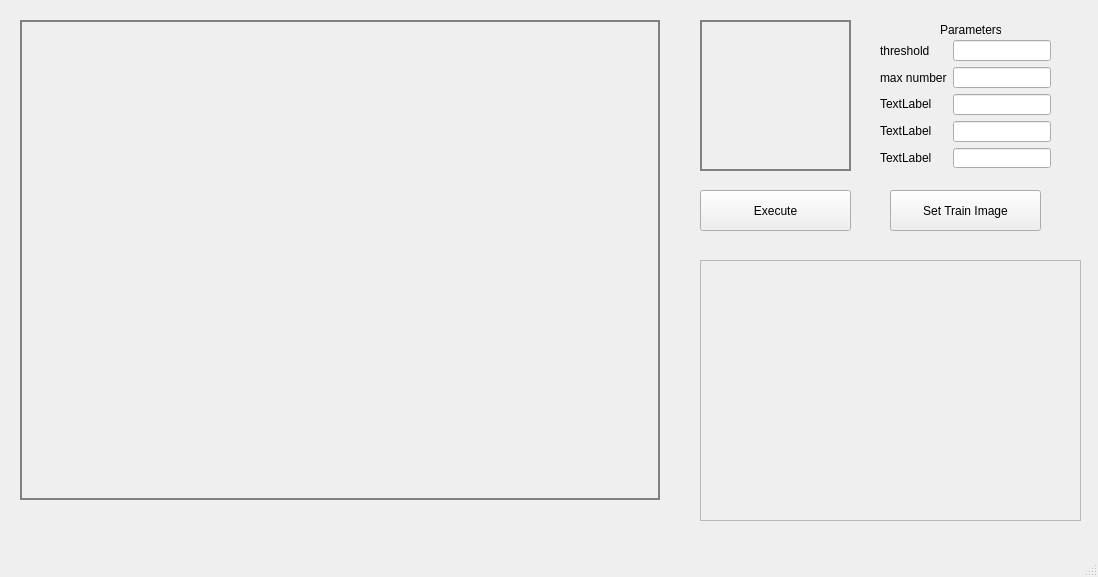
<?xml version="1.0" encoding="UTF-8"?>
<ui version="4.0">
 <class>MainWindow</class>
 <widget class="QMainWindow" name="MainWindow">
  <property name="geometry">
   <rect>
    <x>0</x>
    <y>0</y>
    <width>1098</width>
    <height>577</height>
   </rect>
  </property>
  <property name="windowTitle">
   <string>MainWindow</string>
  </property>
  <widget class="QWidget" name="centralwidget">
   <widget class="QLabel" name="image_label">
    <property name="geometry">
     <rect>
      <x>20</x>
      <y>20</y>
      <width>640</width>
      <height>480</height>
     </rect>
    </property>
    <property name="styleSheet">
     <string notr="true">QLabel
{
	border-width: 2px;
	border-style: solid;
	border-color:gray;
}</string>
    </property>
    <property name="text">
     <string/>
    </property>
   </widget>
   <widget class="QLabel" name="train_image_label">
    <property name="geometry">
     <rect>
      <x>700</x>
      <y>20</y>
      <width>151</width>
      <height>151</height>
     </rect>
    </property>
    <property name="styleSheet">
     <string notr="true">QLabel
{
	border-width: 2px;
	border-style: solid;
	border-color:gray;
}</string>
    </property>
    <property name="text">
     <string/>
    </property>
   </widget>
   <widget class="QPushButton" name="execute_button">
    <property name="geometry">
     <rect>
      <x>700</x>
      <y>190</y>
      <width>151</width>
      <height>41</height>
     </rect>
    </property>
    <property name="text">
     <string>Execute</string>
    </property>
   </widget>
   <widget class="QScrollArea" name="scrollArea">
    <property name="geometry">
     <rect>
      <x>700</x>
      <y>260</y>
      <width>381</width>
      <height>261</height>
     </rect>
    </property>
    <property name="widgetResizable">
     <bool>true</bool>
    </property>
    <widget class="QWidget" name="scrollAreaWidgetContents">
     <property name="geometry">
      <rect>
       <x>0</x>
       <y>0</y>
       <width>379</width>
       <height>259</height>
      </rect>
     </property>
    </widget>
   </widget>
   <widget class="QLabel" name="label">
    <property name="geometry">
     <rect>
      <x>940</x>
      <y>20</y>
      <width>61</width>
      <height>20</height>
     </rect>
    </property>
    <property name="text">
     <string>Parameters</string>
    </property>
   </widget>
   <widget class="QPushButton" name="draw_window_button">
    <property name="geometry">
     <rect>
      <x>890</x>
      <y>190</y>
      <width>151</width>
      <height>41</height>
     </rect>
    </property>
    <property name="text">
     <string>Set Train Image</string>
    </property>
   </widget>
   <widget class="QWidget" name="layoutWidget">
    <property name="geometry">
     <rect>
      <x>880</x>
      <y>40</y>
      <width>171</width>
      <height>128</height>
     </rect>
    </property>
    <layout class="QHBoxLayout" name="horizontalLayout">
     <item>
      <layout class="QVBoxLayout" name="verticalLayout">
       <item>
        <widget class="QLabel" name="label_2">
         <property name="text">
          <string>threshold</string>
         </property>
        </widget>
       </item>
       <item>
        <widget class="QLabel" name="label_3">
         <property name="text">
          <string>max number</string>
         </property>
        </widget>
       </item>
       <item>
        <widget class="QLabel" name="label_4">
         <property name="text">
          <string>TextLabel</string>
         </property>
        </widget>
       </item>
       <item>
        <widget class="QLabel" name="label_5">
         <property name="text">
          <string>TextLabel</string>
         </property>
        </widget>
       </item>
       <item>
        <widget class="QLabel" name="label_6">
         <property name="text">
          <string>TextLabel</string>
         </property>
        </widget>
       </item>
      </layout>
     </item>
     <item>
      <layout class="QVBoxLayout" name="verticalLayout_2">
       <item>
        <widget class="QLineEdit" name="threshold_line"/>
       </item>
       <item>
        <widget class="QLineEdit" name="numbermax_line"/>
       </item>
       <item>
        <widget class="QLineEdit" name="lineEdit_3"/>
       </item>
       <item>
        <widget class="QLineEdit" name="lineEdit_4"/>
       </item>
       <item>
        <widget class="QLineEdit" name="lineEdit_5"/>
       </item>
      </layout>
     </item>
    </layout>
   </widget>
  </widget>
  <widget class="QMenuBar" name="menubar">
   <property name="geometry">
    <rect>
     <x>0</x>
     <y>0</y>
     <width>1098</width>
     <height>21</height>
    </rect>
   </property>
  </widget>
  <widget class="QStatusBar" name="statusbar"/>
 </widget>
 <resources/>
 <connections/>
</ui>
